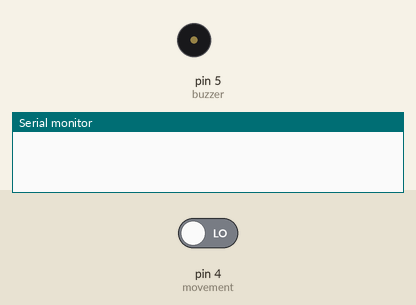
This sketch was run on a simulated Arduino Uno, built with avr-gcc and run on an emulated ATmega328P. Parts: buzzer (waves = sounding), the last lines printed to the serial monitor. The inputs (shaded band) are chosen by the test bench; at power-on: pin 4 (movement) LOW.

Above: at 1.2 s.
1.3 s: pin 4 (movement) driven HIGH
At 1.7 s:
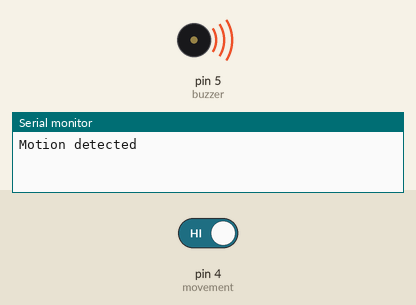
Timing chart, 0 to 4.3 s (numbered marks = the images above; inputs shaded):
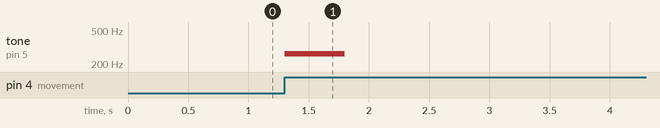

Measured:
- after the input at 1.3 s, tone on pin 5 (buzzer): silent → 262 Hz at once, → silent 0.50 s later

The sketch:

motion_sensor_buzzer.ino
```cpp
#define movement 4
#define buzzer 5

int prevState = 0;
int detected;

void setup() {
  // put your setup code here, to run once:
pinMode(movement, INPUT);
pinMode(buzzer, OUTPUT);
}

void loop() {
  // put your main code here, to run repeatedly:
detected = digitalRead(movement);
Serial.begin(9600);
if(detected != prevState){
    Serial.println("Motion detected");
    tone(buzzer, 262);
    delay(500);
    prevState = detected;
}else{
    noTone(buzzer);
}
}
```
